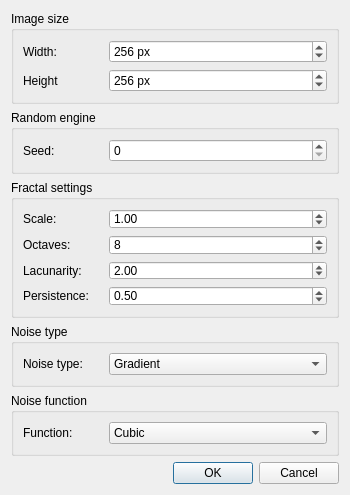
<?xml version="1.0" encoding="UTF-8"?>
<ui version="4.0">
 <class>FractalGenerator</class>
 <widget class="QDialog" name="FractalGenerator">
  <property name="geometry">
   <rect>
    <x>0</x>
    <y>0</y>
    <width>350</width>
    <height>495</height>
   </rect>
  </property>
  <property name="minimumSize">
   <size>
    <width>350</width>
    <height>495</height>
   </size>
  </property>
  <property name="maximumSize">
   <size>
    <width>350</width>
    <height>495</height>
   </size>
  </property>
  <property name="windowTitle">
   <string>Dialog</string>
  </property>
  <layout class="QVBoxLayout" name="verticalLayout">
   <item>
    <widget class="QGroupBox" name="imageSizeGroupBox">
     <property name="title">
      <string>Image size</string>
     </property>
     <layout class="QFormLayout" name="formLayout_3">
      <item row="0" column="0">
       <widget class="QLabel" name="widthLabel">
        <property name="minimumSize">
         <size>
          <width>80</width>
          <height>0</height>
         </size>
        </property>
        <property name="text">
         <string>Width:</string>
        </property>
       </widget>
      </item>
      <item row="0" column="1">
       <widget class="QSpinBox" name="widthSpinBox">
        <property name="suffix">
         <string> px</string>
        </property>
        <property name="maximum">
         <number>8096</number>
        </property>
        <property name="value">
         <number>256</number>
        </property>
       </widget>
      </item>
      <item row="1" column="0">
       <widget class="QLabel" name="heightLabel">
        <property name="minimumSize">
         <size>
          <width>80</width>
          <height>0</height>
         </size>
        </property>
        <property name="text">
         <string>Height</string>
        </property>
       </widget>
      </item>
      <item row="1" column="1">
       <widget class="QSpinBox" name="heightSpinBox">
        <property name="suffix">
         <string> px</string>
        </property>
        <property name="maximum">
         <number>8096</number>
        </property>
        <property name="value">
         <number>256</number>
        </property>
       </widget>
      </item>
     </layout>
    </widget>
   </item>
   <item>
    <widget class="QGroupBox" name="randomEngineGroupBox">
     <property name="title">
      <string>Random engine</string>
     </property>
     <layout class="QFormLayout" name="formLayout_5">
      <property name="fieldGrowthPolicy">
       <enum>QFormLayout::AllNonFixedFieldsGrow</enum>
      </property>
      <item row="0" column="0">
       <widget class="QLabel" name="seedLabel">
        <property name="minimumSize">
         <size>
          <width>80</width>
          <height>0</height>
         </size>
        </property>
        <property name="text">
         <string>Seed:</string>
        </property>
       </widget>
      </item>
      <item row="0" column="1">
       <widget class="QDoubleSpinBox" name="seedSpinBox">
        <property name="decimals">
         <number>0</number>
        </property>
       </widget>
      </item>
     </layout>
    </widget>
   </item>
   <item>
    <widget class="QGroupBox" name="fractalSettingsGroupBox">
     <property name="title">
      <string>Fractal settings</string>
     </property>
     <layout class="QFormLayout" name="formLayout_2">
      <item row="0" column="0">
       <widget class="QLabel" name="scaleLabel">
        <property name="minimumSize">
         <size>
          <width>80</width>
          <height>0</height>
         </size>
        </property>
        <property name="text">
         <string>Scale:</string>
        </property>
       </widget>
      </item>
      <item row="0" column="1">
       <widget class="QDoubleSpinBox" name="scaleDoubleSpinBox">
        <property name="singleStep">
         <double>0.100000000000000</double>
        </property>
        <property name="value">
         <double>1.000000000000000</double>
        </property>
       </widget>
      </item>
      <item row="1" column="0">
       <widget class="QLabel" name="octavesLabel">
        <property name="minimumSize">
         <size>
          <width>80</width>
          <height>0</height>
         </size>
        </property>
        <property name="text">
         <string>Octaves:</string>
        </property>
       </widget>
      </item>
      <item row="1" column="1">
       <widget class="QSpinBox" name="octavesSpinBox">
        <property name="value">
         <number>8</number>
        </property>
       </widget>
      </item>
      <item row="2" column="0">
       <widget class="QLabel" name="lacunarityLabel">
        <property name="minimumSize">
         <size>
          <width>80</width>
          <height>0</height>
         </size>
        </property>
        <property name="text">
         <string>Lacunarity:</string>
        </property>
       </widget>
      </item>
      <item row="2" column="1">
       <widget class="QDoubleSpinBox" name="lacunarityDoubleSpinBox">
        <property name="singleStep">
         <double>0.100000000000000</double>
        </property>
        <property name="value">
         <double>2.000000000000000</double>
        </property>
       </widget>
      </item>
      <item row="3" column="0">
       <widget class="QLabel" name="persistenceLabel">
        <property name="minimumSize">
         <size>
          <width>80</width>
          <height>0</height>
         </size>
        </property>
        <property name="text">
         <string>Persistence:</string>
        </property>
       </widget>
      </item>
      <item row="3" column="1">
       <widget class="QDoubleSpinBox" name="persistenceDoubleSpinBox">
        <property name="singleStep">
         <double>0.100000000000000</double>
        </property>
        <property name="value">
         <double>0.500000000000000</double>
        </property>
       </widget>
      </item>
     </layout>
    </widget>
   </item>
   <item>
    <widget class="QGroupBox" name="noiseTypeGroupBox">
     <property name="title">
      <string>Noise type</string>
     </property>
     <layout class="QFormLayout" name="formLayout">
      <property name="fieldGrowthPolicy">
       <enum>QFormLayout::AllNonFixedFieldsGrow</enum>
      </property>
      <item row="0" column="0">
       <widget class="QLabel" name="noiseTypeLabel">
        <property name="minimumSize">
         <size>
          <width>80</width>
          <height>0</height>
         </size>
        </property>
        <property name="text">
         <string>Noise type:</string>
        </property>
       </widget>
      </item>
      <item row="0" column="1">
       <widget class="QComboBox" name="noiseTypeComboBox">
        <property name="currentIndex">
         <number>1</number>
        </property>
        <item>
         <property name="text">
          <string>Value</string>
         </property>
        </item>
        <item>
         <property name="text">
          <string>Gradient</string>
         </property>
        </item>
        <item>
         <property name="text">
          <string>Simplex</string>
         </property>
        </item>
       </widget>
      </item>
     </layout>
    </widget>
   </item>
   <item>
    <widget class="QGroupBox" name="noiseFunctionGroupBox">
     <property name="title">
      <string>Noise function</string>
     </property>
     <layout class="QFormLayout" name="formLayout_4">
      <property name="fieldGrowthPolicy">
       <enum>QFormLayout::AllNonFixedFieldsGrow</enum>
      </property>
      <item row="0" column="0">
       <widget class="QLabel" name="functionLabel">
        <property name="minimumSize">
         <size>
          <width>80</width>
          <height>0</height>
         </size>
        </property>
        <property name="text">
         <string>Function:</string>
        </property>
       </widget>
      </item>
      <item row="0" column="1">
       <widget class="QComboBox" name="functionComboBox">
        <property name="currentIndex">
         <number>1</number>
        </property>
        <item>
         <property name="text">
          <string>Linear</string>
         </property>
        </item>
        <item>
         <property name="text">
          <string>Cubic</string>
         </property>
        </item>
        <item>
         <property name="text">
          <string>Quintic</string>
         </property>
        </item>
        <item>
         <property name="text">
          <string>Cosine</string>
         </property>
        </item>
       </widget>
      </item>
     </layout>
    </widget>
   </item>
   <item>
    <widget class="QDialogButtonBox" name="buttonBox">
     <property name="orientation">
      <enum>Qt::Horizontal</enum>
     </property>
     <property name="standardButtons">
      <set>QDialogButtonBox::Cancel|QDialogButtonBox::Ok</set>
     </property>
    </widget>
   </item>
  </layout>
 </widget>
 <tabstops>
  <tabstop>buttonBox</tabstop>
 </tabstops>
 <resources/>
 <connections>
  <connection>
   <sender>buttonBox</sender>
   <signal>accepted()</signal>
   <receiver>FractalGenerator</receiver>
   <slot>accept()</slot>
   <hints>
    <hint type="sourcelabel">
     <x>257</x>
     <y>488</y>
    </hint>
    <hint type="destinationlabel">
     <x>157</x>
     <y>274</y>
    </hint>
   </hints>
  </connection>
  <connection>
   <sender>buttonBox</sender>
   <signal>rejected()</signal>
   <receiver>FractalGenerator</receiver>
   <slot>reject()</slot>
   <hints>
    <hint type="sourcelabel">
     <x>325</x>
     <y>488</y>
    </hint>
    <hint type="destinationlabel">
     <x>286</x>
     <y>274</y>
    </hint>
   </hints>
  </connection>
 </connections>
</ui>
